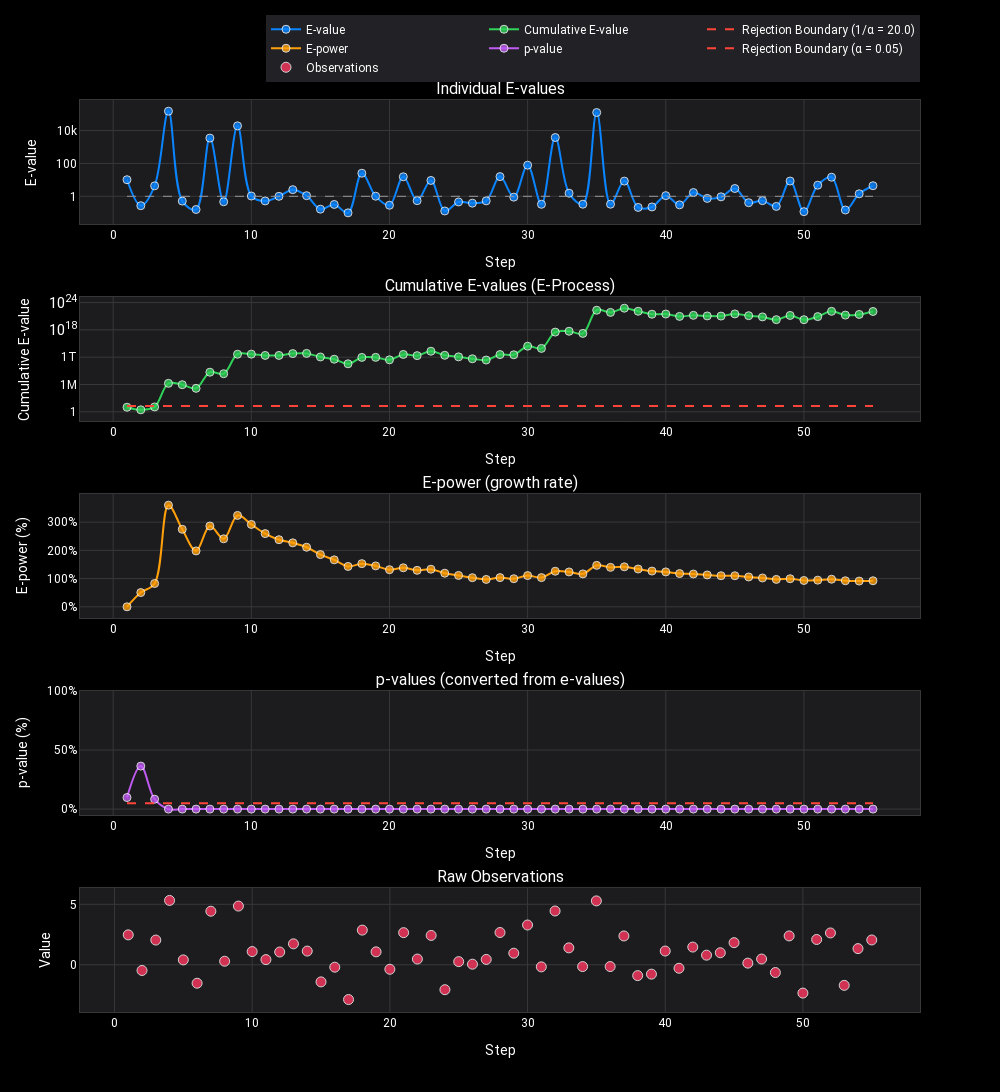

Notebook code cell kept with this figure:
### Code cell
plot_sequential_test_plotly(test.get_history_df(), log_scale=True, theme="dark")

### Figure 1 — Plotly figure (JSON) as saved in the notebook; plotly's stock layout.template omitted (floating-point values rounded to 4 significant figures)
{"data": [{"hovertemplate": "<b>Step %{x}</b><br>%{y:.4f}<extra></extra>", "line": {"color": "#0A84FF", "shape": "spline", "width": 2}, "marker": {"color": "#0A84FF", "line": {"color": "white", "width": 1}, "opacity": 0.8, "size": 8}, "mode": "lines+markers", "name": "E-value", "type": "scatter", "x": [1, 2, 3, 4, 5, 6, 7, 8, 9, 10, 11, 12, 13, 14, 15, 16, 17, 18, 19, 20, 21, 22, 23, 24, 25, 26, 27, 28, 29, 30, 31, 32, 33, 34, 35, 36, 37, 38, 39, 40, 41, 42, 43, 44, 45, 46, 47, 48, 49, 50, 51, 52, 53, 54, 55], "xaxis": "x", "y": [10.22, 0.2686, 4.339, 150400.0, 0.5114, 0.1575, 3484.0, 0.465, 19280.0, 1.044, 0.5221, 0.9983, 2.543, 1.095, 0.1651, 0.3201, 0.09884, 25.44, 1.014, 0.2857, 15.39, 0.544, 9.234, 0.1282, 0.4523, 0.3828, 0.5293, 15.8, 0.8909, 78.49, 0.326, 3776.0, 1.548, 0.331, 125500.0, 0.3314, 8.419, 0.2113, 0.2256, 1.099, 0.3017, 1.698, 0.7454, 0.9285, 2.981, 0.4093, 0.5458, 0.2429, 8.491, 0.1164, 4.742, 14.55, 0.1467, 1.423, 4.409], "yaxis": "y"}, {"hoverinfo": "skip", "line": {"color": "#98989D", "dash": "dash", "width": 1}, "mode": "lines", "name": "E-value = 1", "showlegend": false, "type": "scatter", "x": [1, 55], "xaxis": "x", "y": [1, 1], "yaxis": "y"}, {"hovertemplate": "<b>Step %{x}</b><br>%{y:.4f}<extra></extra>", "line": {"color": "#30D158", "shape": "spline", "width": 2}, "marker": {"color": "#30D158", "line": {"color": "white", "width": 1}, "opacity": 0.8, "size": 8}, "mode": "lines+markers", "name": "Cumulative E-value", "type": "scatter", "x": [1, 2, 3, 4, 5, 6, 7, 8, 9, 10, 11, 12, 13, 14, 15, 16, 17, 18, 19, 20, 21, 22, 23, 24, 25, 26, 27, 28, 29, 30, 31, 32, 33, 34, 35, 36, 37, 38, 39, 40, 41, 42, 43, 44, 45, 46, 47, 48, 49, 50, 51, 52, 53, 54, 55], "xaxis": "x2", "y": [10.22, 2.747, 11.92, 1793000.0, 916900.0, 144500.0, 503200000.0, 234000000.0, 4512000000000.0, 4708000000000.0, 2458000000000.0, 2454000000000.0, 6241000000000.0, 6835000000000.0, 1128000000000.0, 361200000000.0, 35700000000.0, 908000000000.0, 920400000000.0, 263000000000.0, 4047000000000.0, 2202000000000.0, 20330000000000.0, 2607000000000.0, 1179000000000.0, 451300000000.0, 238900000000.0, 3774000000000.0, 3362000000000.0, 263900000000000.0, 86020000000000.0, 3.248e+17, 5.028e+17, 1.665e+17, 2.088e+22, 6.921e+21, 5.827e+22, 1.231e+22, 2.777e+21, 3.051e+21, 9.204e+20, 1.563e+21, 1.165e+21, 1.082e+21, 3.225e+21, 1.32e+21, 7.204e+20, 1.75e+20, 1.486e+21, 1.729e+20, 8.2e+20, 1.193e+22, 1.75e+21, 2.489e+21, 1.098e+22], "yaxis": "y2"}, {"hoverinfo": "skip", "line": {"color": "#FF453A", "dash": "dash", "width": 2}, "mode": "lines", "name": "Rejection Boundary (1/α = 20.0)", "type": "scatter", "x": [1, 55], "xaxis": "x2", "y": [20, 20], "yaxis": "y2"}, {"hovertemplate": "<b>Step %{x}</b><br>%{y:.2f}%<extra></extra>", "line": {"color": "#FF9F0A", "shape": "spline", "width": 2}, "marker": {"color": "#FF9F0A", "line": {"color": "white", "width": 1}, "opacity": 0.8, "size": 8}, "mode": "lines+markers", "name": "E-power", "type": "scatter", "x": [1, 2, 3, 4, 5, 6, 7, 8, 9, 10, 11, 12, 13, 14, 15, 16, 17, 18, 19, 20, 21, 22, 23, 24, 25, 26, 27, 28, 29, 30, 31, 32, 33, 34, 35, 36, 37, 38, 39, 40, 41, 42, 43, 44, 45, 46, 47, 48, 49, 50, 51, 52, 53, 54, 55], "xaxis": "x3", "y": [0.0, 50.52, 82.6, 360.0, 274.6, 198.0, 286.2, 240.9, 323.8, 291.8, 259.4, 237.7, 226.6, 211.1, 185.0, 166.3, 142.9, 153.0, 145.0, 131.5, 138.2, 129.2, 133.2, 119.1, 111.2, 103.2, 97.03, 103.4, 99.46, 110.7, 103.5, 126.0, 123.5, 116.6, 146.8, 139.7, 141.7, 133.9, 126.6, 123.7, 117.7, 116.2, 112.8, 110.1, 110.1, 105.7, 102.2, 97.11, 99.49, 93.2, 94.42, 97.76, 92.29, 91.23, 92.27], "yaxis": "y3"}, {"hovertemplate": "<b>Step %{x}</b><br>%{y:.2f}%<extra></extra>", "line": {"color": "#BF5AF2", "shape": "spline", "width": 2}, "marker": {"color": "#BF5AF2", "line": {"color": "white", "width": 1}, "opacity": 0.8, "size": 8}, "mode": "lines+markers", "name": "p-value", "type": "scatter", "x": [1, 2, 3, 4, 5, 6, 7, 8, 9, 10, 11, 12, 13, 14, 15, 16, 17, 18, 19, 20, 21, 22, 23, 24, 25, 26, 27, 28, 29, 30, 31, 32, 33, 34, 35, 36, 37, 38, 39, 40, 41, 42, 43, 44, 45, 46, 47, 48, 49, 50, 51, 52, 53, 54, 55], "xaxis": "x4", "y": [9.78, 36.41, 8.39, 5.577e-05, 0.0001091, 0.0006923, 1.987e-07, 4.274e-07, 2.216e-11, 2.124e-11, 4.068e-11, 4.075e-11, 1.602e-11, 1.463e-11, 8.862e-11, 2.769e-10, 2.801e-09, 1.101e-10, 1.086e-10, 3.802e-10, 2.471e-11, 4.542e-11, 4.918e-12, 3.837e-11, 8.483e-11, 2.216e-10, 4.186e-10, 2.65e-11, 2.974e-11, 3.79e-13, 1.163e-12, 3.079e-16, 1.989e-16, 6.008e-16, 4.789e-21, 1.445e-20, 1.716e-21, 8.124e-21, 3.601e-20, 3.278e-20, 1.086e-19, 6.398e-20, 8.583e-20, 9.244e-20, 3.101e-20, 7.576e-20, 1.388e-19, 5.715e-19, 6.731e-20, 5.782e-19, 1.219e-19, 8.383e-21, 5.715e-20, 4.017e-20, 9.111e-21], "yaxis": "y4"}, {"hoverinfo": "skip", "line": {"color": "#FF453A", "dash": "dash", "width": 2}, "mode": "lines", "name": "Rejection Boundary (α = 0.05)", "type": "scatter", "x": [1, 55], "xaxis": "x4", "y": [5, 5], "yaxis": "y4"}, {"hovertemplate": "<b>Step %{x}</b><br>Value: %{y:.4f}<extra></extra>", "marker": {"color": "#FF375F", "line": {"color": "white", "width": 1}, "opacity": 0.8, "size": 10, "symbol": "circle"}, "mode": "markers", "name": "Observations", "type": "scatter", "x": [1, 2, 3, 4, 5, 6, 7, 8, 9, 10, 11, 12, 13, 14, 15, 16, 17, 18, 19, 20, 21, 22, 23, 24, 25, 26, 27, 28, 29, 30, 31, 32, 33, 34, 35, 36, 37, 38, 39, 40, 41, 42, 43, 44, 45, 46, 47, 48, 49, 50, 51, 52, 53, 54, 55], "xaxis": "x5", "y": [2.472, -0.473, 2.042, 5.321, 0.4018, -1.528, 4.426, 0.2914, 4.853, 1.091, 0.4253, 1.054, 1.73, 1.131, -1.418, -0.2015, -2.878, 2.864, 1.067, -0.374, 2.655, 0.4709, 2.424, -2.062, 0.2582, 0.04774, 0.4405, 2.666, 0.9559, 3.288, -0.1748, 4.447, 1.397, -0.1526, 5.281, -0.1509, 2.381, -0.8993, -0.7759, 1.134, -0.2898, 1.462, 0.7925, 0.992, 1.827, 0.1346, 0.4744, -0.6435, 2.385, -2.344, 2.09, 2.63, -1.703, 1.335, 2.05], "yaxis": "y5"}], "layout": {"annotations": [{"font": {"size": 16}, "showarrow": false, "text": "Individual E-values", "x": 0.5, "xanchor": "center", "xref": "paper", "y": 1.0, "yanchor": "bottom", "yref": "paper"}, {"font": {"size": 16}, "showarrow": false, "text": "Cumulative E-values (E-Process)", "x": 0.5, "xanchor": "center", "xref": "paper", "y": 0.784, "yanchor": "bottom", "yref": "paper"}, {"font": {"size": 16}, "showarrow": false, "text": "E-power (growth rate)", "x": 0.5, "xanchor": "center", "xref": "paper", "y": 0.568, "yanchor": "bottom", "yref": "paper"}, {"font": {"size": 16}, "showarrow": false, "text": "p-values (converted from e-values)", "x": 0.5, "xanchor": "center", "xref": "paper", "y": 0.352, "yanchor": "bottom", "yref": "paper"}, {"font": {"size": 16}, "showarrow": false, "text": "Raw Observations", "x": 0.5, "xanchor": "center", "xref": "paper", "y": 0.136, "yanchor": "bottom", "yref": "paper"}], "font": {"color": "#FFFFFF", "family": "SF Pro Display, -apple-system, BlinkMacSystemFont, Segoe UI, Roboto, Helvetica Neue, Arial, sans-serif"}, "height": 1200, "hoverlabel": {"bgcolor": "white", "font": {"family": "SF Pro Display, -apple-system, BlinkMacSystemFont, Segoe UI, Roboto, Helvetica Neue, Arial, sans-serif", "size": 12}}, "hovermode": "closest", "legend": {"bgcolor": "rgba(40, 40, 45, 0.85)", "font": {"color": "#FFFFFF"}, "orientation": "h", "x": 1, "xanchor": "right", "y": 1.02, "yanchor": "bottom"}, "paper_bgcolor": "#000000", "plot_bgcolor": "#1C1C1E", "showlegend": true, "title": {"font": {"color": "#FFFFFF", "family": "SF Pro Display, -apple-system, BlinkMacSystemFont, Segoe UI, Roboto, Helvetica Neue, Arial, sans-serif", "size": 24}, "text": "", "x": 0.5, "xanchor": "center", "y": 0.98, "yanchor": "top"}, "width": 1000, "xaxis": {"anchor": "y", "domain": [0, 1], "gridcolor": "#38383A", "gridwidth": 1, "linecolor": "#38383A", "linewidth": 1, "mirror": true, "showgrid": true, "showline": true, "title": {"font": {"family": "SF Pro Display, -apple-system, BlinkMacSystemFont, Segoe UI, Roboto, Helvetica Neue, Arial, sans-serif", "size": 14}, "text": "Step"}, "zeroline": false}, "xaxis2": {"anchor": "y2", "domain": [0, 1], "gridcolor": "#38383A", "gridwidth": 1, "linecolor": "#38383A", "linewidth": 1, "mirror": true, "showgrid": true, "showline": true, "title": {"font": {"family": "SF Pro Display, -apple-system, BlinkMacSystemFont, Segoe UI, Roboto, Helvetica Neue, Arial, sans-serif", "size": 14}, "text": "Step"}, "zeroline": false}, "xaxis3": {"anchor": "y3", "domain": [0, 1], "gridcolor": "#38383A", "gridwidth": 1, "linecolor": "#38383A", "linewidth": 1, "mirror": true, "showgrid": true, "showline": true, "title": {"font": {"family": "SF Pro Display, -apple-system, BlinkMacSystemFont, Segoe UI, Roboto, Helvetica Neue, Arial, sans-serif", "size": 14}, "text": "Step"}, "zeroline": false}, "xaxis4": {"anchor": "y4", "domain": [0, 1], "gridcolor": "#38383A", "gridwidth": 1, "linecolor": "#38383A", "linewidth": 1, "mirror": true, "showgrid": true, "showline": true, "title": {"font": {"family": "SF Pro Display, -apple-system, BlinkMacSystemFont, Segoe UI, Roboto, Helvetica Neue, Arial, sans-serif", "size": 14}, "text": "Step"}, "zeroline": false}, "xaxis5": {"anchor": "y5", "domain": [0, 1], "gridcolor": "#38383A", "gridwidth": 1, "linecolor": "#38383A", "linewidth": 1, "mirror": true, "showgrid": true, "showline": true, "title": {"font": {"family": "SF Pro Display, -apple-system, BlinkMacSystemFont, Segoe UI, Roboto, Helvetica Neue, Arial, sans-serif", "size": 14}, "text": "Step"}, "zeroline": false}, "yaxis": {"anchor": "x", "domain": [0.864, 1.0], "gridcolor": "#38383A", "gridwidth": 1, "linecolor": "#38383A", "linewidth": 1, "mirror": true, "showgrid": true, "showline": true, "title": {"text": "E-value"}, "type": "log", "zeroline": false}, "yaxis2": {"anchor": "x2", "domain": [0.648, 0.784], "gridcolor": "#38383A", "gridwidth": 1, "linecolor": "#38383A", "linewidth": 1, "mirror": true, "showgrid": true, "showline": true, "title": {"text": "Cumulative E-value"}, "type": "log", "zeroline": false}, "yaxis3": {"anchor": "x3", "domain": [0.432, 0.568], "gridcolor": "#38383A", "gridwidth": 1, "linecolor": "#38383A", "linewidth": 1, "mirror": true, "showgrid": true, "showline": true, "ticksuffix": "%", "title": {"text": "E-power (%)"}, "zeroline": false}, "yaxis4": {"anchor": "x4", "domain": [0.216, 0.352], "gridcolor": "#38383A", "gridwidth": 1, "linecolor": "#38383A", "linewidth": 1, "mirror": true, "range": [-5, 100], "showgrid": true, "showline": true, "ticksuffix": "%", "title": {"text": "p-value (%)"}, "zeroline": false}, "yaxis5": {"anchor": "x5", "domain": [0, 0.136], "gridcolor": "#38383A", "gridwidth": 1, "linecolor": "#38383A", "linewidth": 1, "mirror": true, "showgrid": true, "showline": true, "title": {"text": "Value"}, "zeroline": false}}}
